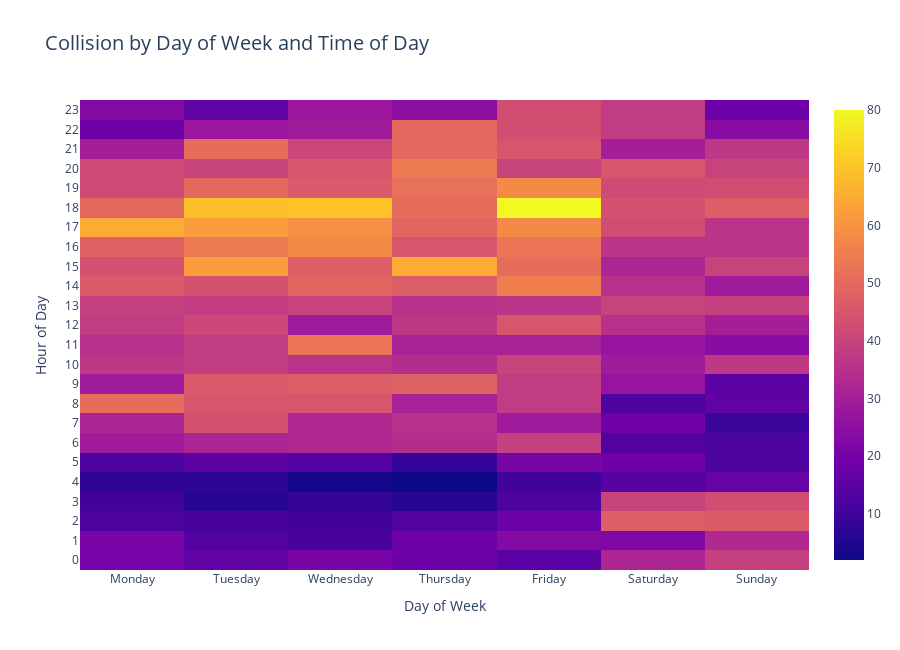
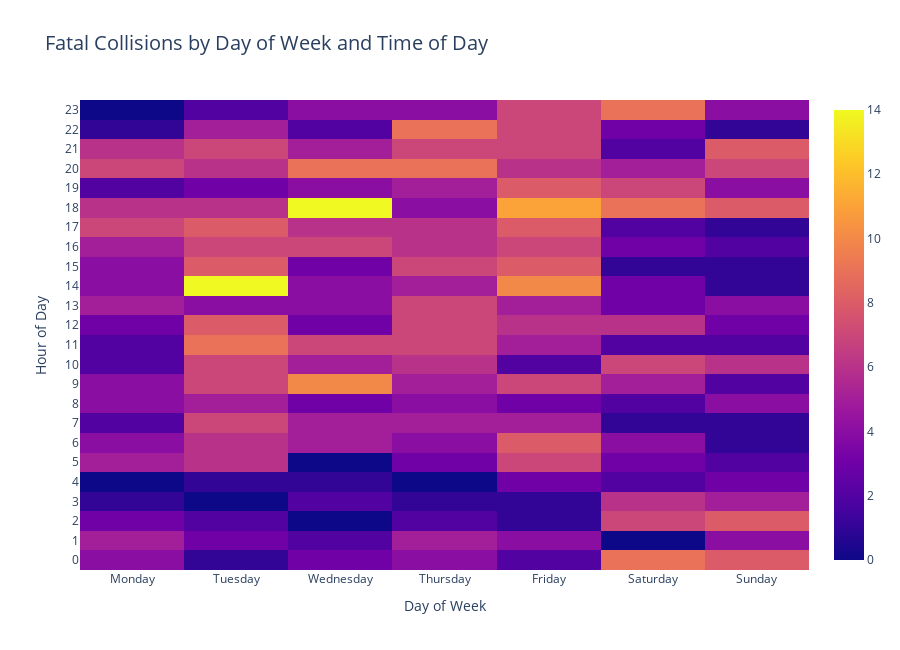

Notebook source saved alongside these figures, in order:
### Code cell
collision_dow_hod = area_without_redlightcameras.groupby(['HOUR', 'Day_of_Week'])['ACCNUM'].count().unstack()
collision_dow_hod = collision_dow_hod[['Monday', 'Tuesday', 'Wednesday', 'Thursday', 'Friday', 'Saturday', 'Sunday']]
collision_dow_hod=collision_dow_hod.fillna(0)

temp = area_without_redlightcameras[(area_without_redlightcameras.ACCLASS=='Fatal')]
collision_dow_hod_severe = temp.groupby(['HOUR', 'Day_of_Week'])['ACCNUM'].count().unstack()
collision_dow_hod_severe = collision_dow_hod_severe[['Monday', 'Tuesday', 'Wednesday', 'Thursday', 'Friday', 'Saturday', 'Sunday']]
collision_dow_hod_severe=collision_dow_hod_severe.fillna(0)

data = [collision_dow_hod, collision_dow_hod_severe]
title = [
    'Collision by Day of Week and Time of Day', 
    'Fatal Collisions by Day of Week and Time of Day'
]
chart_data = zip(data, title)

for item in chart_data:
    
    fig = {
        "data": [{"type": "heatmap",
                  "x": item[0].columns,
                  "y": item[0].index,
                  "z": item[0].values.tolist(),
                 }],
        "layout": {"title": {"text": item[1], "font_size": 20},
                   "xaxis": {"title": "Day of Week",
                             "tickfont_size": 12, 
                             "type": "category"},
                   "yaxis": {"title": "Hour of Day",  
                             "tickfont_size": 12,
                             "type": "category"},
                   "height": 650
                  }
    }

    pio.show(fig)

### Figure 1 — Plotly figure (JSON) as saved in the notebook; plotly's stock layout.template omitted (floating-point values rounded to 4 significant figures; data arrays with more than 128 entries replaced by an {"elided": "..."} marker saying what was removed)
{"data": [{"type": "heatmap", "x": ["Monday", "Tuesday", "Wednesday", "Thursday", "Friday", "Saturday", "Sunday"], "y": [0, 1, 2, 3, 4, 5, 6, 7, 8, 9, 10, 11, 12, 13, 14, 15, 16, 17, 18, 19, 20, 21, 22, 23], "z": {"elided": "24x7 int values"}}], "layout": {"height": 650, "title": {"font": {"size": 20}, "text": "Collision by Day of Week and Time of Day"}, "xaxis": {"tickfont": {"size": 12}, "title": {"text": "Day of Week"}, "type": "category"}, "yaxis": {"tickfont": {"size": 12}, "title": {"text": "Hour of Day"}, "type": "category"}}}

### Figure 2 — Plotly figure (JSON) as saved in the notebook; plotly's stock layout.template omitted (floating-point values rounded to 4 significant figures; data arrays with more than 128 entries replaced by an {"elided": "..."} marker saying what was removed)
{"data": [{"type": "heatmap", "x": ["Monday", "Tuesday", "Wednesday", "Thursday", "Friday", "Saturday", "Sunday"], "y": [0, 1, 2, 3, 4, 5, 6, 7, 8, 9, 10, 11, 12, 13, 14, 15, 16, 17, 18, 19, 20, 21, 22, 23], "z": {"elided": "24x7 int values"}}], "layout": {"height": 650, "title": {"font": {"size": 20}, "text": "Fatal Collisions by Day of Week and Time of Day"}, "xaxis": {"tickfont": {"size": 12}, "title": {"text": "Day of Week"}, "type": "category"}, "yaxis": {"tickfont": {"size": 12}, "title": {"text": "Hour of Day"}, "type": "category"}}}
